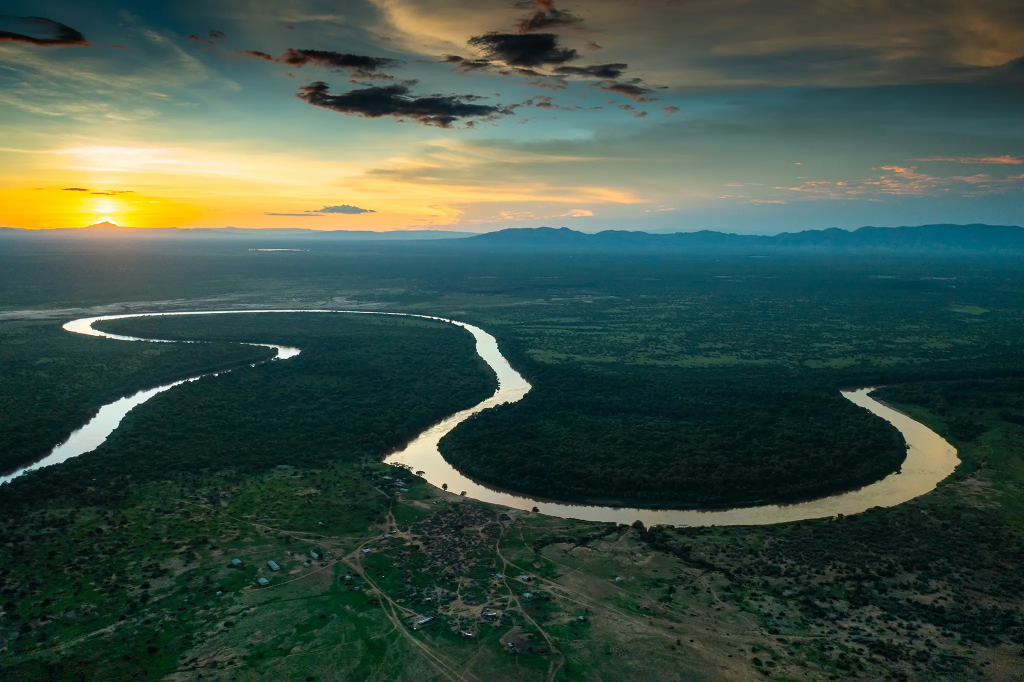
#> input picture media-src/originals/Filming-and-photography-in-Ethiopia-omo-valley.webp, 2048 x 1364 px (shown at 1/2 size)
$ python cut-placeholders.py
#> lines starting #> are read from the running program, lines starting #| are printed output that depends on the picture
# Run from anywhere: python3 scripts/cut-placeholders.py
# Cuts the six supplied photographs into the shape of each slot. Crops are (x, y, w, h) in source pixels.
from pathlib import Path
from PIL import Image
ROOT = Path(__file__).resolve().parent.parent
O = str(ROOT / "media-src" / "originals") + "/"
OUT = str(ROOT / "media-src") + "/"
SRC = {
  "A": "Filming-and-photography-in-Ethiopia-omo-valley.webp",          # aerial meanders, 2048x1364
  "B": "Filming-and-photography-in-Ethiopia-omo-river-crossing.webp",  # canoe + woodland, 2048x1000
  "C": "Filming-and-photography-in-Ethiopia-great-rift-valley-3-980x479.webp",  # lake shore, 980x479
  "D": "Kenya-Simon-Morris-44.jpg",                                    # man + savannah, 2000x1024
  "E": "Omo_River_Valley_IMG_9888.jpg",                                # hazy hills, 500x333
  "F": "cropEthiopia_9594.jpg",                                        # goats on bank, 2000x1024
}
img = {k: Image.open(O + v).convert("RGB") for k, v in SRC.items()}
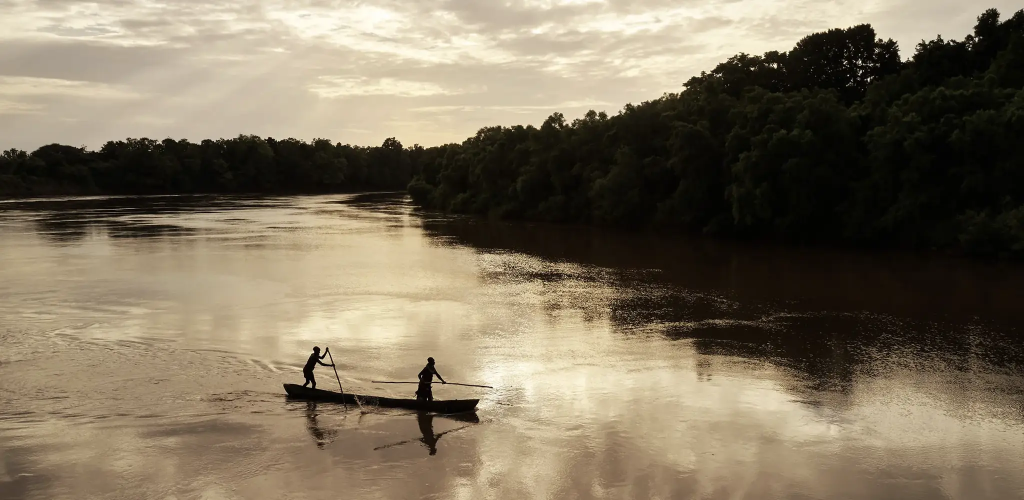
#> input picture media-src/originals/Filming-and-photography-in-Ethiopia-omo-river-crossing.webp, 2048 x 1000 px (shown at 1/2 size)
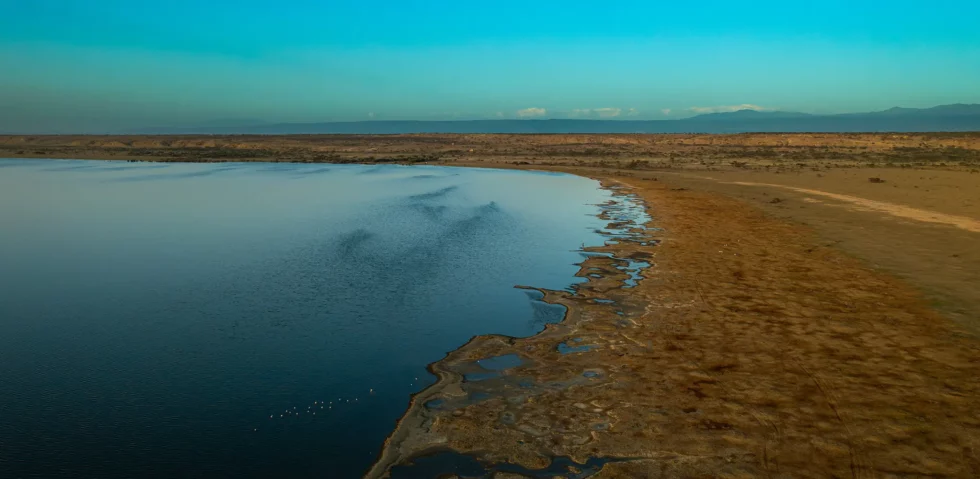
#> input picture media-src/originals/Filming-and-photography-in-Ethiopia-great-rift-valley-3-980x479.webp, 980 x 479 px
#> (the run stopped early here; a loop or call above may not have finished)
